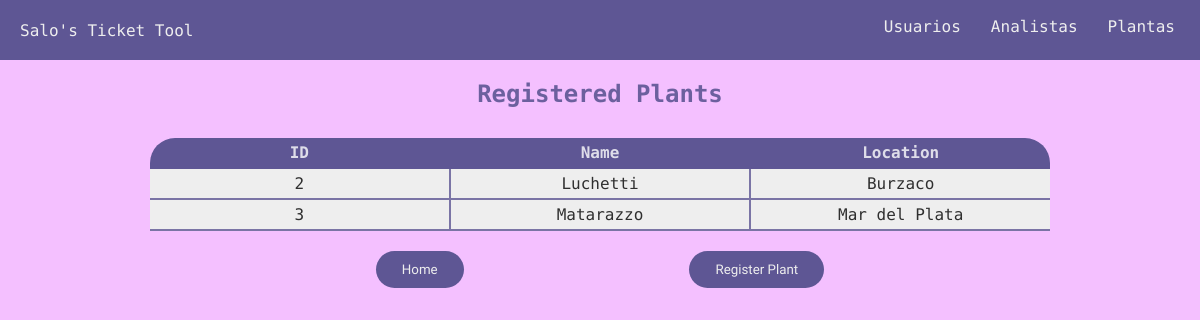
The app's page /plantas with its own data.
### home/models.py (models this page shows, shortened)
class Planta(models.Model):
    plantaName = models.CharField(max_length=50)
    plantaLocation = models.CharField(max_length=50)

### home/views.py (the view)
# urls.py: path('plantas', views.PlantasView.as_view(), name='plantas'),
class PlantasView(View):
    template_name = 'plantas.html'
    def get(self, *args, **kwargs):
        context = {}
        plantas = Planta.objects.all()
        context['plantas'] = plantas
        return render(self.request, self.template_name, context)

### templates/plantas.html
{% extends "base.html" %}
{% block content %}
<h2 class="h2">Registered Plants</h2>
<article class="container-objects">
  <section>
    <div class="row">
      <div class="column">ID</div>
      <div class="column">Name</div>
      <div class="column">Location</div>
    </div>
    {% for planta in plantas %}
      <div class="row">
        <div class="column">{{planta.id}}</div>
        <div class="column">{{planta.plantaName}}</div>
        <div class="column">{{planta.plantaLocation}}</div>
      </div>
    {%endfor%}
  </section>
  <div class="submit-input">
    <button class="btn"><a href="/">Home</a></button>
    <button class="btn"><a href="crear-planta">Register Plant</a></button>
</div>
</article>
{% endblock %}

### static/css/cssindex.css (style rules this page uses)
html, body { margin: 0; padding: 0; }
body { font-family: 'Red Hat Mono', monospace; font-size: 16px; background-color: #f4c0ff; }
.container-objects { display: flex; justify-content: center; flex-direction: column; margin: 30px 150px 0 150px; }
.row { text-align: center; display: flex; justify-content: space-between; height: max-content; background-color: #EEE; }
.row:first-child { font-weight: bold; text-align: center; background-color: #5E5694; color: #FFF; border-bottom: none; border-radius: 25px 25px 0 0 ; }
.column { width: 100%; padding: 5px 10px; border-right: 2px solid #5E5694; border-bottom: 2px solid #5E5694; opacity: .8; }
.column:last-child { border-right: none; }
.h2 { text-align: center; color: #5E5694; opacity: .9; }
.btn a { text-decoration: none; color: #EEE; }
.btn { cursor: pointer; border: none; border-radius: 9999px; background-color: #5E5694; color: #EEE; font-family: 'Varela Round', monospace; transition: opacity .2s; }
.btn a { padding: 10px 20px; display: block; }
.submit-input { display: flex; margin: 20px 0; justify-content: space-evenly; }

### records on screen
Planta: id "2", plantaName "Luchetti", plantaLocation "Burzaco"
Planta: id "3", plantaName "Matarazzo", plantaLocation "Mar del Plata"
